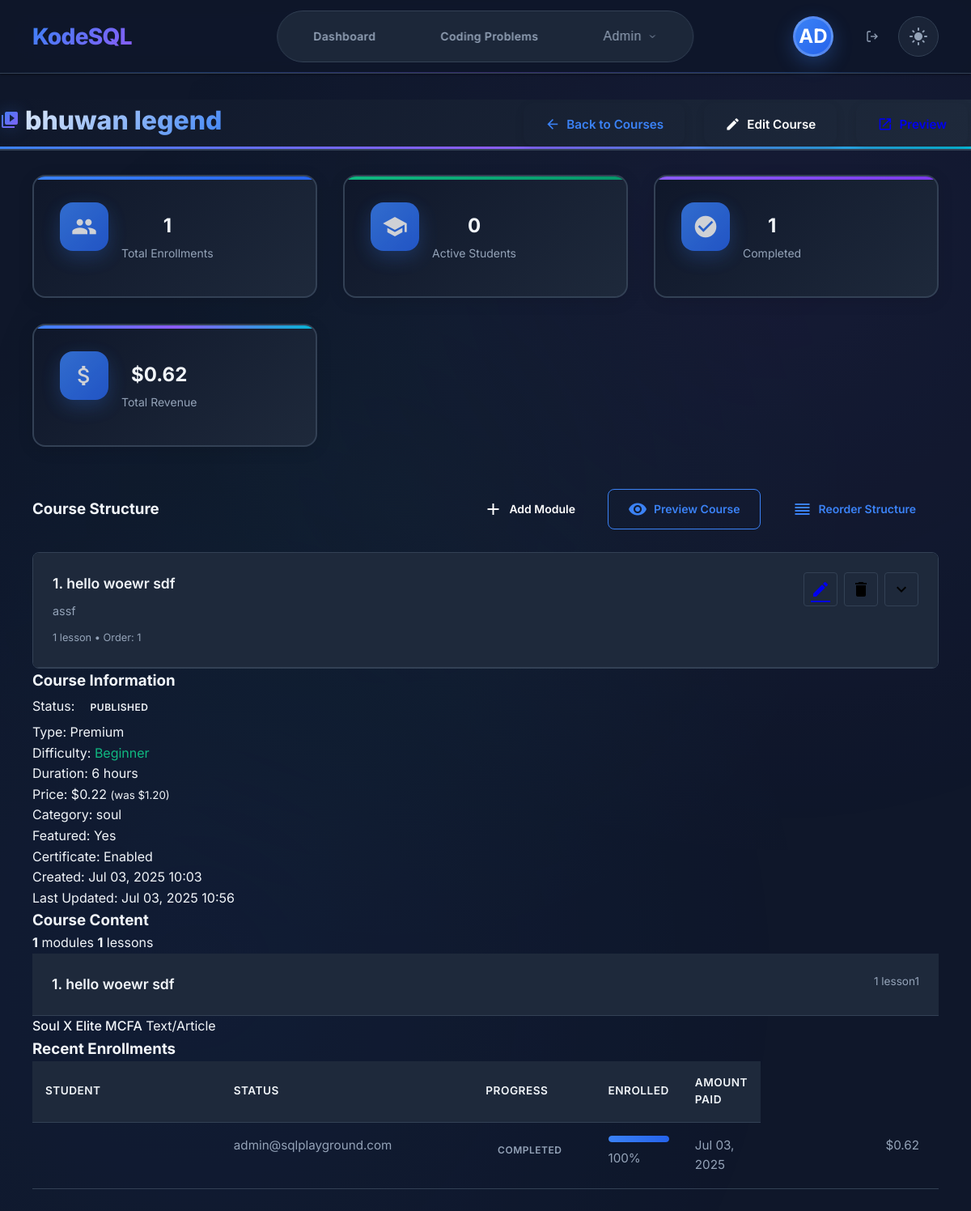
The app's page /courses/admin/bhuwan-legend/ (signed in), older data.
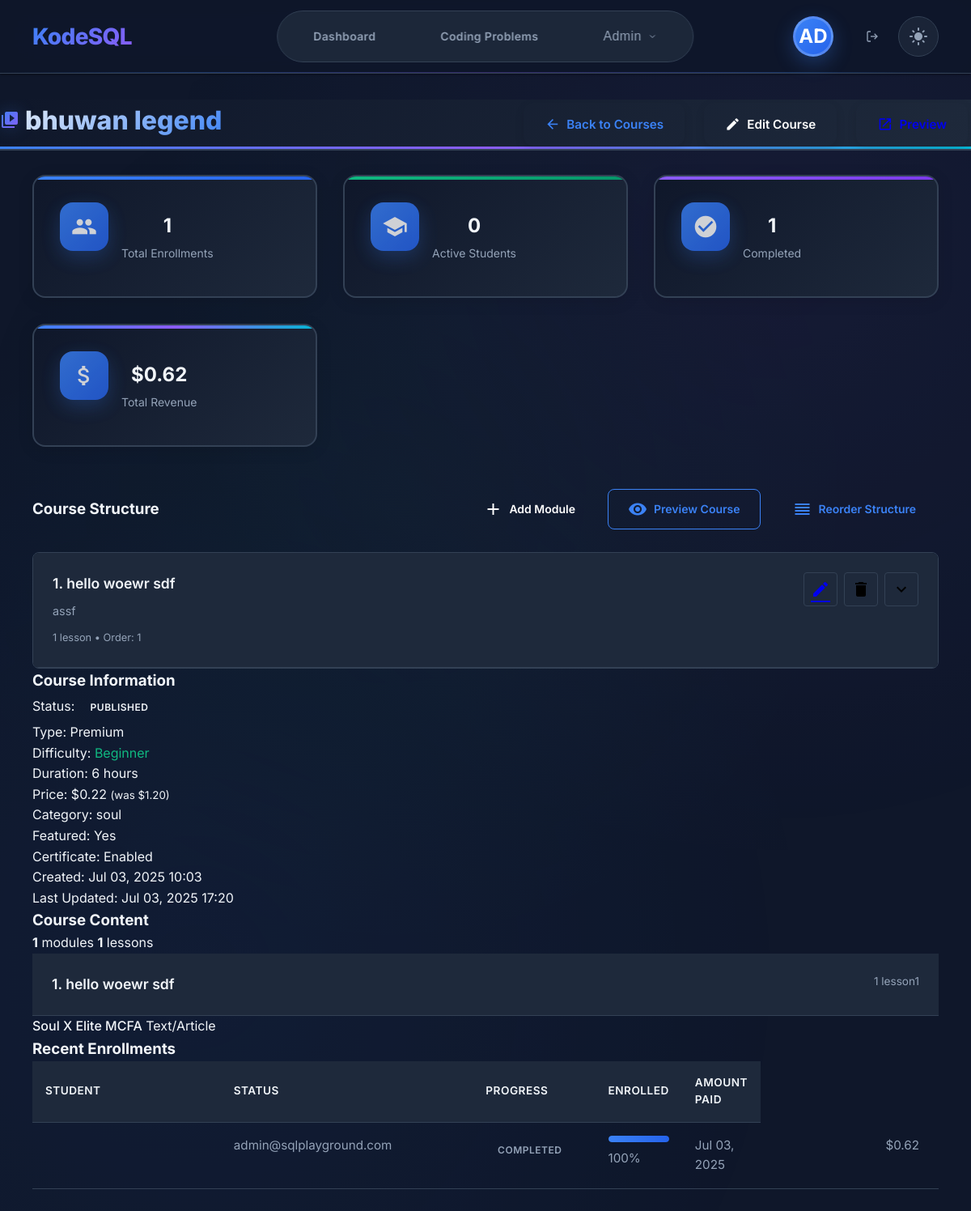
The same page, newer data.
### courses/models.py (models this page shows, shortened)
class Course(models.Model):
    DIFFICULTY_CHOICES = [
        ('beginner', 'Beginner'),
        ('intermediate', 'Intermediate'),
        ('advanced', 'Advanced'),
    ]
    COURSE_TYPE_CHOICES = [
        ('free', 'Free'),
        ('paid', 'Paid'),
        ('premium', 'Premium'),
    ]
    STATUS_CHOICES = [
        ('draft', 'Draft'),
        ('published', 'Published'),
        ('archived', 'Archived'),
    ]
    title = models.CharField(max_length=255)
    slug = models.SlugField(max_length=255, unique=True)
    description = CKEditor5Field(config_name='tutorial')
    short_description = models.TextField(max_length=500, help_text="Brief description for course cards")
    difficulty = models.CharField(max_length=15, choices=DIFFICULTY_CHOICES, default='beginner')
    course_type = models.CharField(max_length=10, choices=COURSE_TYPE_CHOICES, default='free')
    status = models.CharField(max_length=10, choices=STATUS_CHOICES, default='draft')
    price = models.DecimalField(max_digits=10, decimal_places=2, default=0.00)
    discount_price = models.DecimalField(max_digits=10, decimal_places=2, null=True, blank=True)
    thumbnail = models.ImageField(upload_to='courses/thumbnails/', blank=True, null=True)
    preview_video = models.URLField(blank=True, help_text="YouTube or Vimeo URL for course preview")
    duration_hours = models.PositiveIntegerField(default=0, help_text="Estimated course duration in hours")
    skill_level = models.CharField(max_length=50, blank=True, help_text="e.g., 'No prior experience needed'")
    language = models.CharField(max_length=50, default='English')
    tags = models.CharField(max_length=500, blank=True, help_text="Comma-separated tags")
    category = models.CharField(max_length=100, blank=True)
    prerequisites = CKEditor5Field(config_name='tutorial', blank=True)
    learning_outcomes = CKEditor5Field(config_name='tutorial', blank=True)
    is_featured = models.BooleanField(default=False)
    allow_preview = models.BooleanField(default=True, help_text="Allow non-enrolled users to preview first module")
    certificate_enabled = models.BooleanField(default=True)
    order = models.PositiveIntegerField(default=0)
    created_at = models.DateTimeField(auto_now_add=True)
    updated_at = models.DateTimeField(auto_now=True)
    published_at = models.DateTimeField(null=True, blank=True)
    instructor = models.ForeignKey(settings.AUTH_USER_MODEL, on_delete=models.CASCADE, related_name='courses_taught')
    class Meta:
        ordering = ['order', '-created_at']
        indexes = [
            models.Index(fields=['status', 'course_type']),
            models.Index(fields=['difficulty', 'category']),
            models.Index(fields=['-created_at']),
        ]
    @property
    def module_count(self):
        return self.modules.count()
    @property
    def total_lessons(self):
        return sum(module.lesson_count for module in self.modules.all())
    @property
    def effective_price(self):
        return self.discount_price if self.discount_price else self.price
    @property
    def is_free(self):
        return self.course_type == 'free' or self.effective_price == 0

class CourseModule(models.Model):
    course = models.ForeignKey(Course, on_delete=models.CASCADE, related_name='modules')
    title = models.CharField(max_length=255)
    description = models.TextField(blank=True)
    order = models.PositiveIntegerField(default=0)
    is_active = models.BooleanField(default=True)
    is_preview = models.BooleanField(default=False, help_text="Allow preview for non-enrolled users")
    created_at = models.DateTimeField(auto_now_add=True)
    updated_at = models.DateTimeField(auto_now=True)
    class Meta:
        ordering = ['order', 'created_at']
        unique_together = ['course', 'order']
    @property
    def lesson_count(self):
        return self.lessons.count()

### courses/views.py (the view)
# urls.py: path('admin/<slug:slug>/', views.admin_course_detail, name='admin_course_detail'),
@staff_member_required
def admin_course_detail(request, slug):
    course = get_object_or_404(
        Course.objects.select_related('instructor').prefetch_related(
            Prefetch('modules', queryset=CourseModule.objects.order_by('order')),
            Prefetch('modules__lessons', queryset=CourseLesson.objects.order_by('order')),
            Prefetch('modules__lessons__resources', queryset=LessonResource.objects.order_by('order')),
            'enrollments__user'
        ),
        slug=slug
    )
    total_enrollments = course.enrollments.count()
    active_enrollments = course.enrollments.filter(status='active').count()
    completed_enrollments = course.enrollments.filter(status='completed').count()
    total_revenue = course.enrollments.aggregate(
        total=models.Sum('amount_paid')
    )['total'] or 0
    context = {
        'page_title': f'Manage: {course.title}',
        'course': course,
        'total_enrollments': total_enrollments,
        'active_enrollments': active_enrollments,
        'completed_enrollments': completed_enrollments,
        'total_revenue': total_revenue,
    }
    return render(request, 'courses/admin/course_detail.html', context)

### courses/models.py (called while the page is built)
    @property
    def has_video(self):
        return bool(self.video_file)

    @property
    def formatted_duration(self):
        if self.duration_minutes == 0:
            return "No duration set"
        hours = self.duration_minutes // 60
        minutes = self.duration_minutes % 60
        if hours > 0:
            return f"{hours}h {minutes}m"
        return f"{minutes}m"

    @property
    def progress_percentage(self):
        total_lessons = self.course.total_lessons
        if total_lessons == 0:
            return 0
        completed_count = self.completed_lessons.count()
        return min(int((completed_count / total_lessons) * 100), 100)

### templates/courses/admin/course_detail.html (shortened to what the changed rows need)
{% extends 'admin_base.html' %}
{% load static %}
{% block extra_css %}
<link rel="stylesheet" href="{% static 'css/courses.css' %}">
<link rel="stylesheet" href="{% static 'css/admin-subscription-plans.css' %}">
{% endblock %}
{% block admin_content %}
<div class="admin-header">
    <div class="admin-header-content">
        <h1>
            <span class="material-icons">video_library</span>
            {{ course.title }}
        </h1>
        <div class="admin-actions">
            <a href="{% url 'courses:admin_courses_list' %}" class="btn btn-secondary">
            </a>
            <a href="{% url 'courses:admin_course_edit' course.slug %}" class="btn btn-warning">
            </a>
            <a href="{% url 'courses:course_detail' course.slug %}" class="btn btn-info" target="_blank">
            </a>
        </div>
    </div>
</div>
<div class="admin-content">
    <div class="tile-wrap">
        <div class="admin-sections">
            <div class="admin-section">
                <div class="info-grid">
                    <div class="info-item">
                        <label>Status:</label>
                        <span class="status-badge {{ course.status }}">{{ course.get_status_display }}</span>
                    </div>
                    <div class="info-item">
                        <label>Type:</label>
                        <span class="course-type {{ course.course_type }}">{{ course.get_course_type_display }}</span>
                    </div>
                    <div class="info-item">
                        <label>Difficulty:</label>
                        <span class="difficulty {{ course.difficulty }}">{{ course.get_difficulty_display }}</span>
                    </div>
                    <div class="info-item">
                        <label>Duration:</label>
                        <span>{{ course.duration_hours }} hours</span>
                    </div>
                    <div class="info-item">
                        <label>Price:</label>
                        <span>
                            {% if course.is_free %}
                                Free
                            {% else %}
                                ${{ course.effective_price }}
                                {% if course.discount_price %}
                                    <small>(was ${{ course.price }})</small>
                                {% endif %}
                            {% endif %}
                        </span>
                    </div>
                    <div class="info-item">
                        <label>Category:</label>
                        <span>{{ course.category|default:"Not set" }}</span>
                    </div>
                    <div class="info-item">
                        <label>Created:</label>
                        <span>{{ course.created_at|date:"M d, Y H:i" }}</span>
                    </div>
                    <div class="info-item">
                        <label>Last Updated:</label>
                        <span>{{ course.updated_at|date:"M d, Y H:i" }}</span>
                    </div>
                </div>
            </div>
            <div class="admin-section">
                <div class="course-content-overview">
                    <div class="content-stats">
                        <span><strong>{{ course.module_count }}</strong> modules</span>
                        <span><strong>{{ course.total_lessons }}</strong> lessons</span>
                    </div>
                </div>
            </div>
            {% if course.enrollments.all %}
            <div class="admin-section">
                <div class="enrollments-table">
                    <table class="admin-table">
                        <thead>
                            <tr>
                                <th>Student</th>
                                <th>Status</th>
                                <th>Progress</th>
                                <th>Enrolled</th>
                                <th>Amount Paid</th>
                            </tr>
                        </thead>
                    </table>
                </div>
            </div>
            {% endif %}
        </div>
    </div>
</div>
{% endblock %}

Row changes from the older to the newer data that the page shows:
changed Course "bhuwan legend": updated_at "Jul 03, 2025 10:56" → "Jul 03, 2025 17:20"
